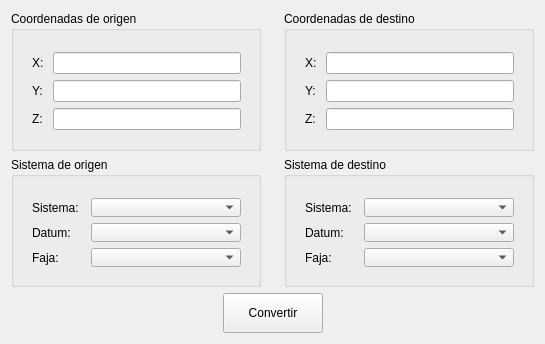
<?xml version="1.0" encoding="UTF-8"?>
<ui version="4.0">
 <class>mainWindow</class>
 <widget class="QWidget" name="mainWindow">
  <property name="geometry">
   <rect>
    <x>0</x>
    <y>0</y>
    <width>545</width>
    <height>344</height>
   </rect>
  </property>
  <layout class="QVBoxLayout" name="verticalLayout">
   <item>
    <layout class="QGridLayout" name="gridLayout">
     <item row="0" column="0">
      <widget class="QGroupBox" name="groupBox">
       <property name="minimumSize">
        <size>
         <width>250</width>
         <height>140</height>
        </size>
       </property>
       <property name="maximumSize">
        <size>
         <width>250</width>
         <height>140</height>
        </size>
       </property>
       <property name="title">
        <string>Coordenadas de origen</string>
       </property>
       <widget class="QWidget" name="layoutWidget">
        <property name="geometry">
         <rect>
          <x>10</x>
          <y>30</y>
          <width>231</width>
          <height>101</height>
         </rect>
        </property>
        <layout class="QGridLayout" name="gridLayout_2">
         <item row="0" column="0">
          <widget class="QLabel" name="initialXLabel">
           <property name="text">
            <string>X: </string>
           </property>
          </widget>
         </item>
         <item row="0" column="1">
          <widget class="QLineEdit" name="initialXLineEdit">
           <property name="alignment">
            <set>Qt::AlignRight|Qt::AlignTrailing|Qt::AlignVCenter</set>
           </property>
          </widget>
         </item>
         <item row="1" column="0">
          <widget class="QLabel" name="initialYLabel">
           <property name="text">
            <string>Y: </string>
           </property>
          </widget>
         </item>
         <item row="1" column="1">
          <widget class="QLineEdit" name="initialYLineEdit">
           <property name="alignment">
            <set>Qt::AlignRight|Qt::AlignTrailing|Qt::AlignVCenter</set>
           </property>
          </widget>
         </item>
         <item row="2" column="0">
          <widget class="QLabel" name="initialZLabel">
           <property name="text">
            <string>Z: </string>
           </property>
          </widget>
         </item>
         <item row="2" column="1">
          <widget class="QLineEdit" name="initialZLineEdit">
           <property name="alignment">
            <set>Qt::AlignRight|Qt::AlignTrailing|Qt::AlignVCenter</set>
           </property>
          </widget>
         </item>
        </layout>
       </widget>
      </widget>
     </item>
     <item row="0" column="1">
      <spacer name="horizontalSpacer">
       <property name="orientation">
        <enum>Qt::Horizontal</enum>
       </property>
       <property name="sizeHint" stdset="0">
        <size>
         <width>13</width>
         <height>98</height>
        </size>
       </property>
      </spacer>
     </item>
     <item row="0" column="2">
      <widget class="QGroupBox" name="groupBox_2">
       <property name="minimumSize">
        <size>
         <width>250</width>
         <height>140</height>
        </size>
       </property>
       <property name="maximumSize">
        <size>
         <width>250</width>
         <height>140</height>
        </size>
       </property>
       <property name="title">
        <string>Coordenadas de destino</string>
       </property>
       <widget class="QWidget" name="layoutWidget">
        <property name="geometry">
         <rect>
          <x>10</x>
          <y>30</y>
          <width>231</width>
          <height>101</height>
         </rect>
        </property>
        <layout class="QGridLayout" name="gridLayout_3">
         <item row="0" column="0">
          <widget class="QLabel" name="finalXLabel">
           <property name="text">
            <string>X: </string>
           </property>
          </widget>
         </item>
         <item row="0" column="1">
          <widget class="QLineEdit" name="finalXLineEdit">
           <property name="alignment">
            <set>Qt::AlignRight|Qt::AlignTrailing|Qt::AlignVCenter</set>
           </property>
           <property name="readOnly">
            <bool>true</bool>
           </property>
          </widget>
         </item>
         <item row="1" column="0">
          <widget class="QLabel" name="finalYLabel">
           <property name="text">
            <string>Y: </string>
           </property>
          </widget>
         </item>
         <item row="1" column="1">
          <widget class="QLineEdit" name="finalYLineEdit">
           <property name="alignment">
            <set>Qt::AlignRight|Qt::AlignTrailing|Qt::AlignVCenter</set>
           </property>
           <property name="readOnly">
            <bool>true</bool>
           </property>
          </widget>
         </item>
         <item row="2" column="0">
          <widget class="QLabel" name="finalZLabel">
           <property name="text">
            <string>Z: </string>
           </property>
          </widget>
         </item>
         <item row="2" column="1">
          <widget class="QLineEdit" name="finalZLineEdit">
           <property name="alignment">
            <set>Qt::AlignRight|Qt::AlignTrailing|Qt::AlignVCenter</set>
           </property>
           <property name="readOnly">
            <bool>true</bool>
           </property>
          </widget>
         </item>
        </layout>
       </widget>
      </widget>
     </item>
     <item row="1" column="0">
      <widget class="QGroupBox" name="groupBox_3">
       <property name="minimumSize">
        <size>
         <width>250</width>
         <height>130</height>
        </size>
       </property>
       <property name="maximumSize">
        <size>
         <width>250</width>
         <height>130</height>
        </size>
       </property>
       <property name="title">
        <string>Sistema de origen</string>
       </property>
       <widget class="QWidget" name="layoutWidget">
        <property name="geometry">
         <rect>
          <x>10</x>
          <y>30</y>
          <width>231</width>
          <height>91</height>
         </rect>
        </property>
        <layout class="QGridLayout" name="gridLayout_4">
         <item row="0" column="0">
          <widget class="QLabel" name="initialSystemLabel">
           <property name="text">
            <string>Sistema: </string>
           </property>
          </widget>
         </item>
         <item row="0" column="1">
          <widget class="QComboBox" name="initialSystemComboBox">
           <property name="minimumSize">
            <size>
             <width>150</width>
             <height>0</height>
            </size>
           </property>
          </widget>
         </item>
         <item row="1" column="0">
          <widget class="QLabel" name="initialDatumLabel">
           <property name="text">
            <string>Datum: </string>
           </property>
          </widget>
         </item>
         <item row="1" column="1">
          <widget class="QComboBox" name="initialDatumComboBox">
           <property name="minimumSize">
            <size>
             <width>150</width>
             <height>0</height>
            </size>
           </property>
          </widget>
         </item>
         <item row="2" column="0">
          <widget class="QLabel" name="initialZoneLabel">
           <property name="text">
            <string>Faja: </string>
           </property>
          </widget>
         </item>
         <item row="2" column="1">
          <widget class="QComboBox" name="initialZoneComboBox">
           <property name="minimumSize">
            <size>
             <width>150</width>
             <height>0</height>
            </size>
           </property>
          </widget>
         </item>
        </layout>
       </widget>
      </widget>
     </item>
     <item row="1" column="1">
      <spacer name="horizontalSpacer_2">
       <property name="orientation">
        <enum>Qt::Horizontal</enum>
       </property>
       <property name="sizeHint" stdset="0">
        <size>
         <width>13</width>
         <height>98</height>
        </size>
       </property>
      </spacer>
     </item>
     <item row="1" column="2">
      <widget class="QGroupBox" name="groupBox_4">
       <property name="minimumSize">
        <size>
         <width>250</width>
         <height>130</height>
        </size>
       </property>
       <property name="maximumSize">
        <size>
         <width>250</width>
         <height>130</height>
        </size>
       </property>
       <property name="title">
        <string>Sistema de destino</string>
       </property>
       <widget class="QWidget" name="layoutWidget_2">
        <property name="geometry">
         <rect>
          <x>10</x>
          <y>30</y>
          <width>231</width>
          <height>91</height>
         </rect>
        </property>
        <layout class="QGridLayout" name="gridLayout_5">
         <item row="0" column="0">
          <widget class="QLabel" name="finalSystemLabel">
           <property name="text">
            <string>Sistema: </string>
           </property>
          </widget>
         </item>
         <item row="0" column="1">
          <widget class="QComboBox" name="finalSystemComboBox">
           <property name="minimumSize">
            <size>
             <width>150</width>
             <height>0</height>
            </size>
           </property>
          </widget>
         </item>
         <item row="1" column="0">
          <widget class="QLabel" name="finalDatumLabel">
           <property name="text">
            <string>Datum: </string>
           </property>
          </widget>
         </item>
         <item row="1" column="1">
          <widget class="QComboBox" name="finalDatumComboBox">
           <property name="minimumSize">
            <size>
             <width>150</width>
             <height>0</height>
            </size>
           </property>
          </widget>
         </item>
         <item row="2" column="0">
          <widget class="QLabel" name="finalZoneLabel">
           <property name="text">
            <string>Faja: </string>
           </property>
          </widget>
         </item>
         <item row="2" column="1">
          <widget class="QComboBox" name="finalZoneComboBox">
           <property name="minimumSize">
            <size>
             <width>150</width>
             <height>0</height>
            </size>
           </property>
          </widget>
         </item>
        </layout>
       </widget>
      </widget>
     </item>
    </layout>
   </item>
   <item>
    <layout class="QHBoxLayout" name="horizontalLayout">
     <item>
      <spacer name="horizontalSpacer_3">
       <property name="orientation">
        <enum>Qt::Horizontal</enum>
       </property>
       <property name="sizeHint" stdset="0">
        <size>
         <width>34</width>
         <height>21</height>
        </size>
       </property>
      </spacer>
     </item>
     <item>
      <widget class="QPushButton" name="convertButton">
       <property name="sizePolicy">
        <sizepolicy hsizetype="Fixed" vsizetype="Fixed">
         <horstretch>0</horstretch>
         <verstretch>0</verstretch>
        </sizepolicy>
       </property>
       <property name="minimumSize">
        <size>
         <width>100</width>
         <height>40</height>
        </size>
       </property>
       <property name="maximumSize">
        <size>
         <width>100</width>
         <height>40</height>
        </size>
       </property>
       <property name="text">
        <string>Convertir</string>
       </property>
      </widget>
     </item>
     <item>
      <spacer name="horizontalSpacer_4">
       <property name="orientation">
        <enum>Qt::Horizontal</enum>
       </property>
       <property name="sizeHint" stdset="0">
        <size>
         <width>40</width>
         <height>20</height>
        </size>
       </property>
      </spacer>
     </item>
    </layout>
   </item>
  </layout>
 </widget>
 <layoutdefault spacing="6" margin="11"/>
 <tabstops>
  <tabstop>initialXLineEdit</tabstop>
  <tabstop>initialYLineEdit</tabstop>
  <tabstop>initialZLineEdit</tabstop>
  <tabstop>initialSystemComboBox</tabstop>
  <tabstop>initialDatumComboBox</tabstop>
  <tabstop>initialZoneComboBox</tabstop>
  <tabstop>finalSystemComboBox</tabstop>
  <tabstop>finalDatumComboBox</tabstop>
  <tabstop>finalZoneComboBox</tabstop>
  <tabstop>convertButton</tabstop>
  <tabstop>finalXLineEdit</tabstop>
  <tabstop>finalYLineEdit</tabstop>
  <tabstop>finalZLineEdit</tabstop>
 </tabstops>
 <resources/>
 <connections/>
</ui>
